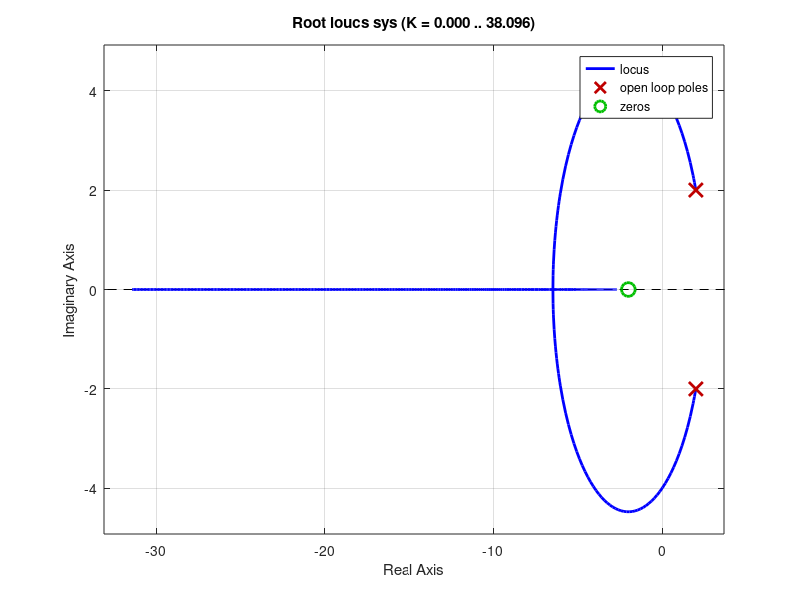

Write MATLAB code to recreate this figure.
num=[1,2];
den=[1, -4, 8]; %开环传函分母多项式系数
sys=tf(num,den);                         %系统传递函数模型
rlocus(sys);                             %绘制系统的根轨迹图